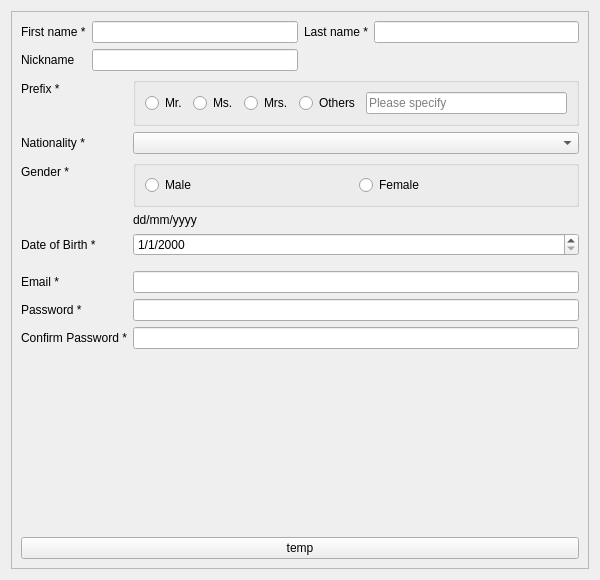
<?xml version="1.0" encoding="UTF-8"?>
<ui version="4.0">
 <class>Form</class>
 <widget class="QWidget" name="Form">
  <property name="geometry">
   <rect>
    <x>0</x>
    <y>0</y>
    <width>600</width>
    <height>580</height>
   </rect>
  </property>
  <property name="windowTitle">
   <string>Form</string>
  </property>
  <layout class="QGridLayout" name="gridLayout">
   <item row="0" column="0">
    <widget class="QScrollArea" name="scrollArea">
     <property name="widgetResizable">
      <bool>true</bool>
     </property>
     <widget class="QWidget" name="scrollAreaWidgetContents_2">
      <property name="geometry">
       <rect>
        <x>0</x>
        <y>0</y>
        <width>580</width>
        <height>560</height>
       </rect>
      </property>
      <layout class="QGridLayout" name="gridLayout_2">
       <item row="0" column="0">
        <layout class="QGridLayout" name="gridLayout_11">
         <item row="0" column="3">
          <widget class="QLineEdit" name="lastname_2"/>
         </item>
         <item row="0" column="0">
          <widget class="QLabel" name="label_49">
           <property name="text">
            <string>First name *</string>
           </property>
          </widget>
         </item>
         <item row="0" column="2">
          <widget class="QLabel" name="label_50">
           <property name="text">
            <string>Last name *</string>
           </property>
          </widget>
         </item>
         <item row="0" column="1">
          <widget class="QLineEdit" name="firstname_2"/>
         </item>
         <item row="1" column="0">
          <widget class="QLabel" name="label_15">
           <property name="text">
            <string>Nickname</string>
           </property>
          </widget>
         </item>
         <item row="1" column="1">
          <widget class="QLineEdit" name="nickname_2"/>
         </item>
        </layout>
       </item>
       <item row="1" column="0">
        <layout class="QFormLayout" name="formLayout_14">
         <property name="fieldGrowthPolicy">
          <enum>QFormLayout::AllNonFixedFieldsGrow</enum>
         </property>
         <item row="0" column="1">
          <widget class="QGroupBox" name="prefix_2">
           <property name="title">
            <string/>
           </property>
           <layout class="QHBoxLayout" name="horizontalLayout_3">
            <item>
             <widget class="QRadioButton" name="mr_rBtt_2">
              <property name="text">
               <string>Mr.</string>
              </property>
             </widget>
            </item>
            <item>
             <widget class="QRadioButton" name="ms_rBtt_2">
              <property name="text">
               <string>Ms.</string>
              </property>
             </widget>
            </item>
            <item>
             <widget class="QRadioButton" name="mrs_rbtt_2">
              <property name="text">
               <string>Mrs.</string>
              </property>
             </widget>
            </item>
            <item>
             <widget class="QRadioButton" name="others_rBtt_2">
              <property name="text">
               <string>Others</string>
              </property>
             </widget>
            </item>
            <item>
             <widget class="QLineEdit" name="lineEdit_8">
              <property name="dragEnabled">
               <bool>false</bool>
              </property>
              <property name="readOnly">
               <bool>true</bool>
              </property>
              <property name="placeholderText">
               <string>Please specify</string>
              </property>
             </widget>
            </item>
           </layout>
          </widget>
         </item>
         <item row="2" column="0">
          <widget class="QLabel" name="label_7">
           <property name="text">
            <string>Nationality *</string>
           </property>
          </widget>
         </item>
         <item row="2" column="1">
          <widget class="QComboBox" name="nationality_2"/>
         </item>
         <item row="3" column="0">
          <widget class="QLabel" name="label_40">
           <property name="text">
            <string>Gender *</string>
           </property>
          </widget>
         </item>
         <item row="3" column="1">
          <widget class="QGroupBox" name="gender_gropbox_2">
           <property name="minimumSize">
            <size>
             <width>0</width>
             <height>30</height>
            </size>
           </property>
           <property name="title">
            <string/>
           </property>
           <layout class="QHBoxLayout" name="horizontalLayout_4">
            <item>
             <widget class="QRadioButton" name="male_radioButton_4">
              <property name="text">
               <string>Male</string>
              </property>
             </widget>
            </item>
            <item>
             <widget class="QRadioButton" name="female_radioButton_3">
              <property name="text">
               <string>Female</string>
              </property>
             </widget>
            </item>
           </layout>
          </widget>
         </item>
         <item row="4" column="1">
          <widget class="QLabel" name="label_45">
           <property name="text">
            <string>dd/mm/yyyy</string>
           </property>
          </widget>
         </item>
         <item row="5" column="0">
          <widget class="QLabel" name="label_46">
           <property name="text">
            <string>Date of Birth *</string>
           </property>
          </widget>
         </item>
         <item row="5" column="1">
          <widget class="QDateEdit" name="birth_date_2">
           <property name="displayFormat">
            <string>d/M/yyyy</string>
           </property>
          </widget>
         </item>
         <item row="7" column="0">
          <widget class="Line" name="line_11">
           <property name="orientation">
            <enum>Qt::Horizontal</enum>
           </property>
          </widget>
         </item>
         <item row="8" column="0">
          <widget class="QLabel" name="label_8">
           <property name="text">
            <string>Email *</string>
           </property>
           <property name="alignment">
            <set>Qt::AlignLeading|Qt::AlignLeft|Qt::AlignVCenter</set>
           </property>
          </widget>
         </item>
         <item row="8" column="1">
          <widget class="QLineEdit" name="email_address_2"/>
         </item>
         <item row="9" column="0">
          <widget class="QLabel" name="label_47">
           <property name="text">
            <string>Password *</string>
           </property>
          </widget>
         </item>
         <item row="9" column="1">
          <widget class="QLineEdit" name="password_2">
           <property name="inputMask">
            <string notr="true"/>
           </property>
           <property name="text">
            <string notr="true"/>
           </property>
          </widget>
         </item>
         <item row="10" column="0">
          <widget class="QLabel" name="label_48">
           <property name="text">
            <string>Confirm Password *</string>
           </property>
          </widget>
         </item>
         <item row="10" column="1">
          <widget class="QLineEdit" name="confirm_password_2">
           <property name="inputMethodHints">
            <set>Qt::ImhHiddenText|Qt::ImhNoAutoUppercase|Qt::ImhNoPredictiveText</set>
           </property>
           <property name="echoMode">
            <enum>QLineEdit::Password</enum>
           </property>
          </widget>
         </item>
         <item row="11" column="0">
          <widget class="Line" name="line_12">
           <property name="orientation">
            <enum>Qt::Horizontal</enum>
           </property>
          </widget>
         </item>
         <item row="0" column="0">
          <widget class="QLabel" name="label_14">
           <property name="text">
            <string>Prefix *</string>
           </property>
           <property name="margin">
            <number>0</number>
           </property>
          </widget>
         </item>
        </layout>
       </item>
       <item row="2" column="0">
        <widget class="QPushButton" name="temp">
         <property name="text">
          <string>temp</string>
         </property>
        </widget>
       </item>
      </layout>
     </widget>
    </widget>
   </item>
  </layout>
 </widget>
 <resources/>
 <connections/>
</ui>
